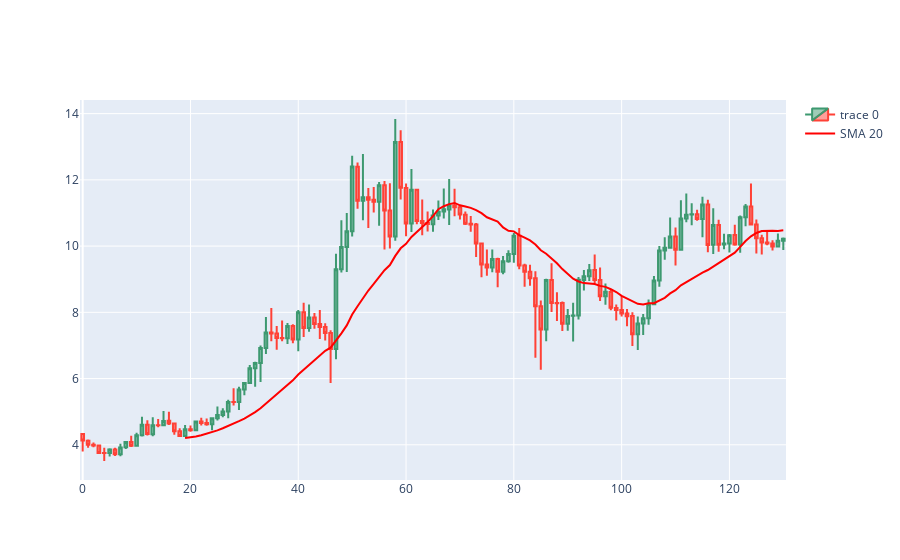

The notebook cell saved with this chart:
### Code cell
import plotly.graph_objects as go

dfpl = data[:]
fig = go.Figure(data=[go.Candlestick(x=dfpl.index,
                open=dfpl['open'],
                high=dfpl['high'],
                low=dfpl['low'],
                close=dfpl['close'])])

# Add the moving averages to the plot
fig.add_trace(go.Scatter(x=dfpl.index, y=dfpl['SMA_20'], mode='lines', name='SMA 20', line=dict(color='red')))

fig.update_layout(xaxis_rangeslider_visible=False)
fig.show()

### Figure 1 — Plotly figure (JSON) as saved in the notebook; plotly's stock layout.template omitted (floating-point values rounded to 4 significant figures; data arrays with more than 128 entries replaced by an {"elided": "..."} marker saying what was removed)
{"data": [{"close": {"elided": "131 float values"}, "high": {"elided": "131 float values"}, "low": {"elided": "131 float values"}, "open": {"elided": "131 float values"}, "type": "candlestick", "x": {"elided": "131 int values"}}, {"line": {"color": "red"}, "mode": "lines", "name": "SMA 20", "type": "scatter", "x": {"elided": "131 int values"}, "y": {"elided": "131 float values"}}], "layout": {"xaxis": {"rangeslider": {"visible": false}}}}
